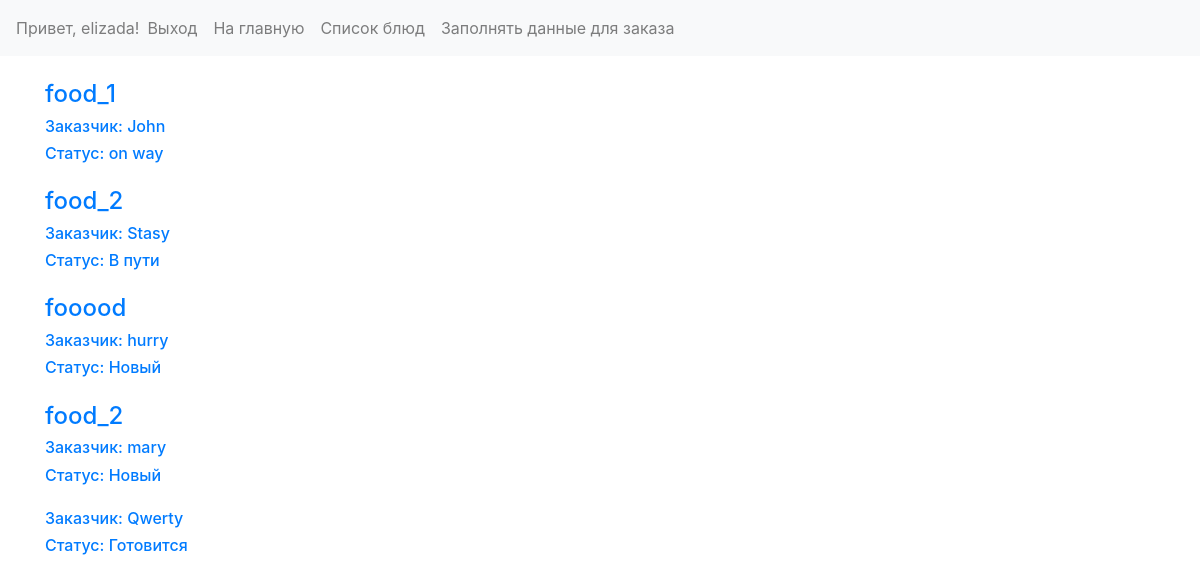
The app's page / (signed in), older data.
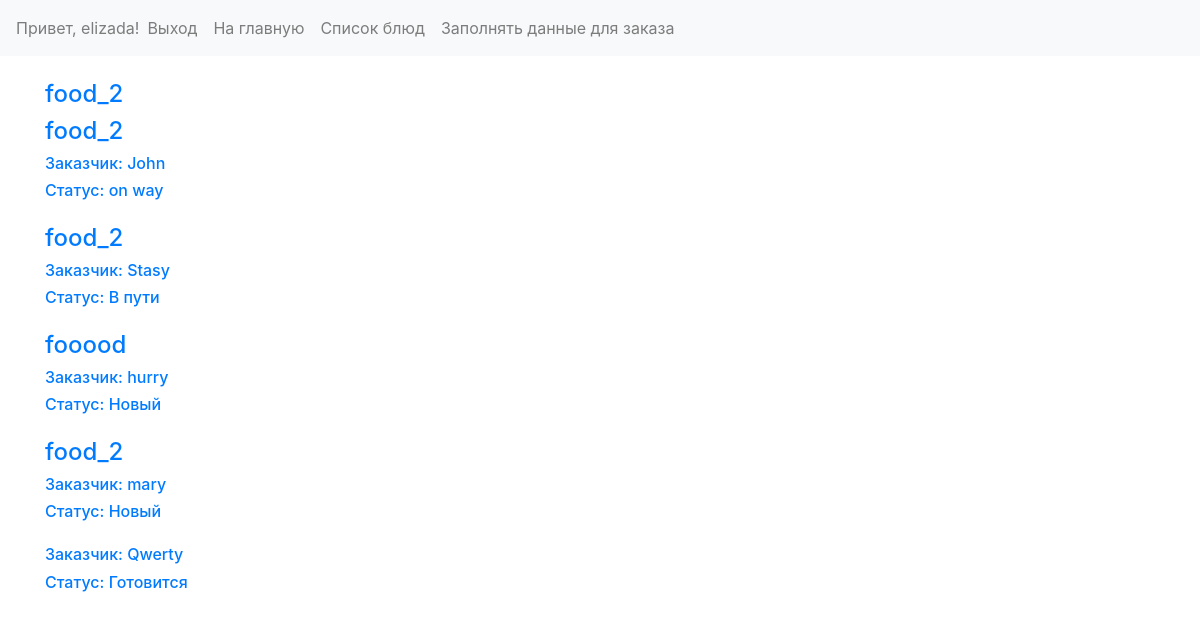
The same page, newer data.
### webapp/models.py (models this page shows, shortened)
class OrderFood(models.Model):
    order = models.ForeignKey(Order, related_name='foods', verbose_name='Заказ', on_delete=models.PROTECT)
    food = models.ForeignKey(Food, related_name='+', verbose_name='Блюдо', on_delete=models.PROTECT)
    amount = models.IntegerField(verbose_name='Количество')

class Food(models.Model):
    name = models.CharField(max_length=50, verbose_name='Название')
    description = models.TextField(max_length=1000, null=True, blank=True, verbose_name='Описание')
    photo = models.ImageField(verbose_name='Фотография')
    price = models.DecimalField(max_digits=8, decimal_places=2, verbose_name='Цена')

class Order(models.Model):
    STATUS_NEW = 'new'
    STATUS_PREPARING = 'preparing'
    STATUS_ON_WAY = 'on_way'
    STATUS_DELIVERED = 'delivered'
    STATUS_CANCELED = 'canceled'
    STATUS_CHOICES = (
        (STATUS_NEW, 'Новый'),
        (STATUS_PREPARING, 'Готовится'),
        (STATUS_ON_WAY, 'В пути'),
        (STATUS_DELIVERED, 'Доставлен'),
        (STATUS_CANCELED, 'Отменён')
    )
    contact_phone = models.CharField(max_length=50, verbose_name='Контактный телефон')
    contact_name = models.CharField(max_length=100, verbose_name='Имя клиента')
    delivery_address = models.CharField(max_length=200, null=True, blank=True, verbose_name='Адрес доставки')
    status = models.CharField(max_length=20, default=STATUS_NEW, verbose_name='Статус', choices=STATUS_CHOICES)
    operator = models.ForeignKey(User, null=True, blank=True, related_name='orders', verbose_name='Оператор', on_delete=models.PROTECT)
    courier = models.ForeignKey(User, null=True, blank=True, related_name='delivered', verbose_name='Курьер', on_delete=models.PROTECT)

### webapp/views.py (the view)
# urls.py: path('', OrderListView.as_view(), name='order_list'),
class OrderListView(LoginRequiredMixin, PermissionRequiredMixin, ListView):
    model = Order
    template_name = 'order_list.html'
    permission_required = 'webapp.view_order'

### webapp/templates/order_list.html (shortened to what this page needs)
{% extends 'base.html' %}
{% block menu %}
        {% if perms.webapp.add_order %}
            <li class="nav-item">
                <a class="nav-link" href="{% url 'webapp:order_create' %}">Заполнять данные для заказа</a>
            </li>
        {% endif %}
{% endblock %}
{% block content %}
        {% for order in order_list %}
            <div class="mb-4 mt-4">
            <a href="{% url 'webapp:order_detail' order.pk %}">
                {% for order_food in order.foods.all %}
                    <h4>{{ order_food.food.name }}</h4>
                {% endfor %}
                <h6>Заказчик: {{ order.contact_name }}</h6>
                <h6>Статус: {{ order.get_status_display }}</h6>
            </a>
            </div>
        {% endfor %}
{% endblock %}

### webapp/templates/base.html (shortened to what this page needs)
{% load staticfiles %}
<!doctype html>
<html lang="en">
<head>
    <link rel="stylesheet" href="{% static 'css/bootstrap.css' %}">
    <link rel="stylesheet" href="{% static 'css/style.css' %}">
</head>
<body>
<nav class="navbar navbar-expand-lg navbar-light bg-light sticky-top">
    <div class="collapse navbar-collapse" id="navbarNav">
        <ul class="navbar-nav">
            {% if request.user.is_authenticated %}
                <li class="nav-item navbar-text">Привет, {{ request.user.username }}!</li>
                <li class="nav-item">
                    <a href="{% url 'accounts:logout' %}" class="nav-link">Выход</a>
                </li>
                <li class="nav-item">
                    <a href="{% url 'webapp:order_list' %}" class="nav-link">На главную</a>
                </li>
                 <li class="nav-item">
                    <a class="nav-link" href="{% url 'webapp:food_list' %}">Список блюд</a>
                </li>
                 {% block menu %}{% endblock %}
            {% else %}
                <li class="nav-item">
                    <a href="{% url 'accounts:login' %}" class="nav-link">Вход</a>
                </li>
            {% endif %}
        </ul>
    </div>
</nav>
<div class="container">
    {% block content %}{% endblock %}
</div>
</body>
</html>

Row changes from the older to the newer data that the page shows:
changed OrderFood (number 1 of 5 on the later page): food.name "food_1" → "food_2"
added OrderFood: food.name "food_2", shown under Order "John"
